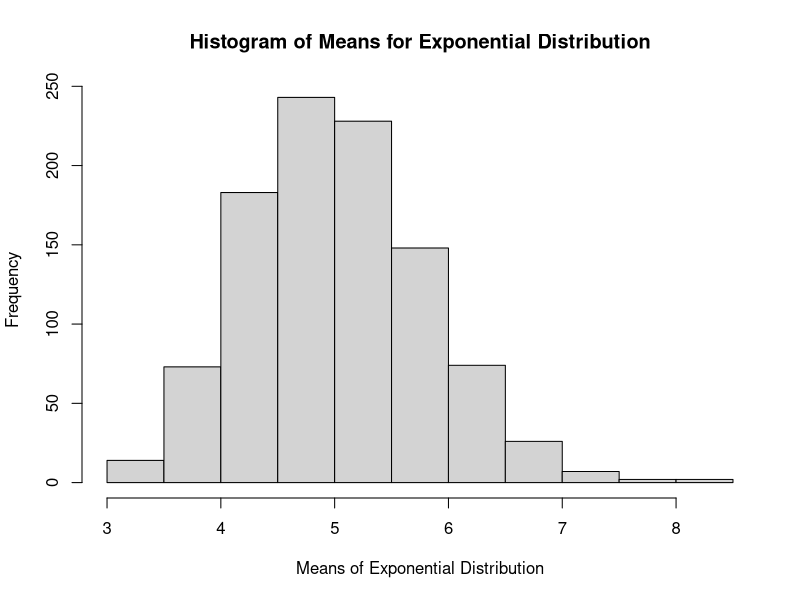
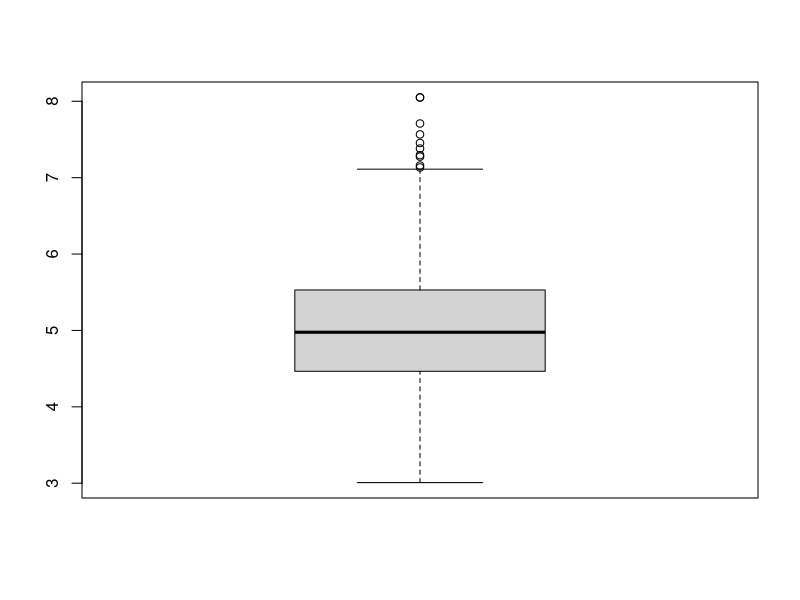
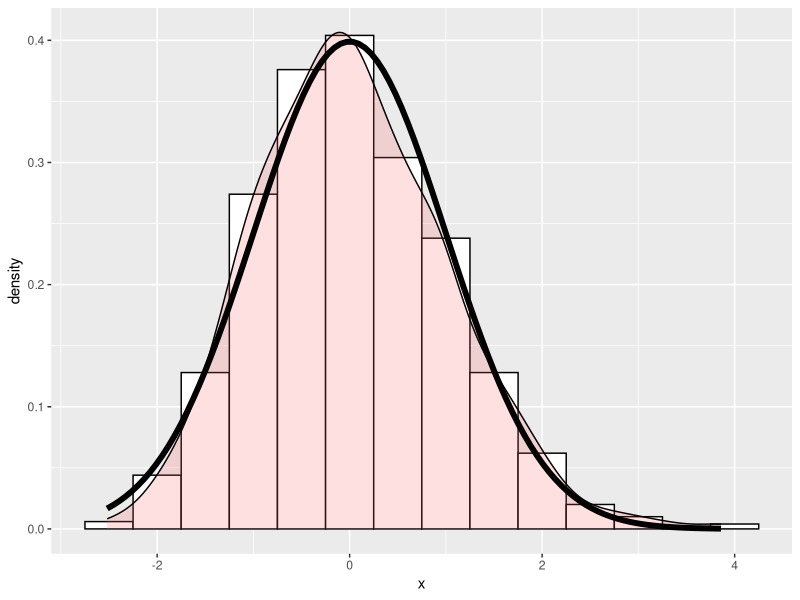

R code for these plots, in order:
## ---- chunk 1
nosim = 1000
lambda = 0.2
mat <- matrix(rexp(nosim * 40, lambda), nosim)
allmeans <- apply(mat, 1, mean)
hist(allmeans, xlab = "Means of Exponential Distribution", main = "Histogram of Means for Exponential Distribution")
## ---- chunk 2
mean(allmeans)
## ---- chunk 3
boxplot(allmeans)
## ---- chunk 4
var(allmeans)
## ---- chunk 5
pmean <- 1 / lambda
psigma <- 1 / lambda
cfunc <- function(x, n) sqrt(n) * (x - pmean) / psigma
dat <- data.frame(x = c(sapply(allmeans, cfunc, 40)))
library(ggplot2)
ggplot(dat, aes(x=x)) + geom_histogram(aes(y=..density..), binwidth=.5, colour="black", fill="white") + geom_density(alpha=.2, fill="#FF6666") + stat_function(fun = dnorm, size = 2)
## ---- chunk 6
shapiro.test(allmeans)
## ---- chunk 7
mean(allmeans) + c(-1, 1) * qnorm(.975) * sd(allmeans) / sqrt(length(allmeans))
